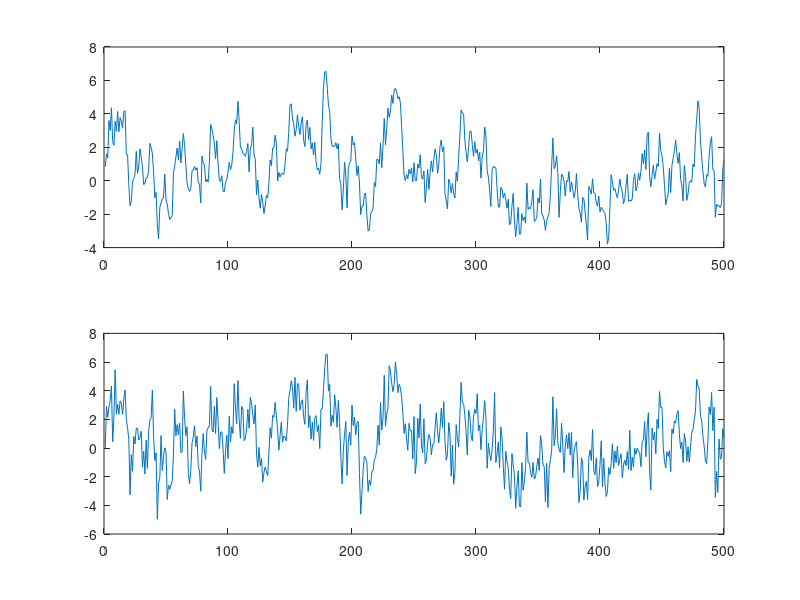
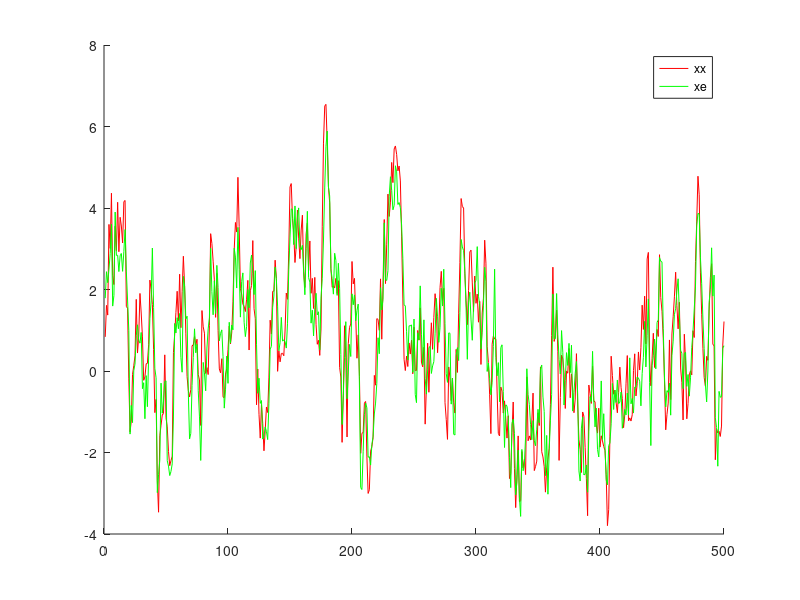

Recreate these plots in MATLAB, in order. (Note: this script raises an error after producing the figures.)
clc; close all;clear all

len=500;
row=1;

A=0.9;
C=1;
% t = 1:len;
% x = sin(2*pi*0.01*t);
for kk = 1:100

x = zeros(row,len);
y = zeros(row,len);

w = randn(row,len);
v = randn(row,len);

Q = w*w'/len;
R = v*v'/len;

xx = randn;
xe = randn;
Pkk = eye(row);

for ii=2:len
    xx(ii)=A*xx(ii-1)+w(ii);
    yy(ii)=C*xx(ii)+v(ii);
end

% for kk=2:len
%     Pkk = A*Pkk*A'+Q;
%     H = Pkk*C'*inv(C*Pkk*C'+R);
%     xe(kk) = A*xe(kk-1)+H*(yy(kk)-C*A*xe(kk-1));
%     Pkk = (eye(row)-H*C)*Pkk;
% end

for kk=2:len
    Pkk = A*Pkk*A'+Q;
    Pkk = inv(inv(Pkk)+conj(C')*inv(R)*C);
    H = Pkk*conj(C')*inv(R);
    xe(kk) = A*xe(kk-1)+H*(yy(kk)-C*A*xe(kk-1));
    
end

Err(kk,:) = abs(xe-xx);
end

figure,
subplot(211),plot(xx);
subplot(212),plot(yy);

figure;hold on;
plot(xx,'r');plot(xe,'g');
legend('xx','xe');

figure,
plot(db(mean(Err)));
axis([-inf, +inf, -inf, 5]);